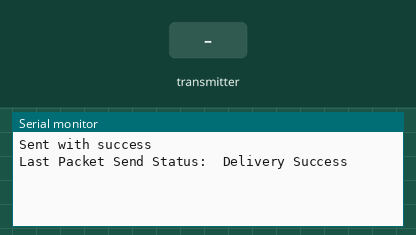
Simulated run of this sketch. Board: ESP32. On the bench: the last lines printed to the serial monitor. The inputs (shaded band) are chosen by the test bench. Random numbers use the default seed unless the sketch sets one.

Above: at 1.2 s.
1.3 s: the transmitter starts sending xpos = 0
At 1.61 s:
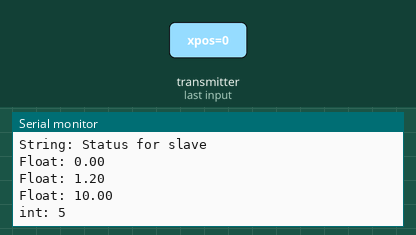
2.8 s: the transmitter starts sending ypos = 25
4.3 s: the transmitter starts sending forhindring = 50
5.8 s: the transmitter starts sending batPct = 0
At 6.61 s:
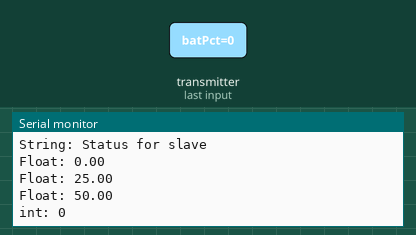
7.3 s: the transmitter starts sending xpos = 100
8.8 s: the transmitter starts sending batPct = 25
At 9.11 s:
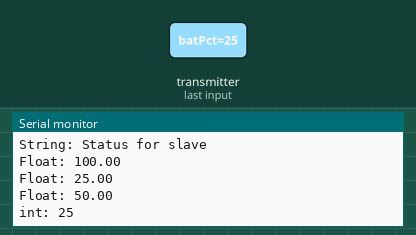
Timing chart, 0 to 11.3 s (numbered marks = the images above; inputs shaded):
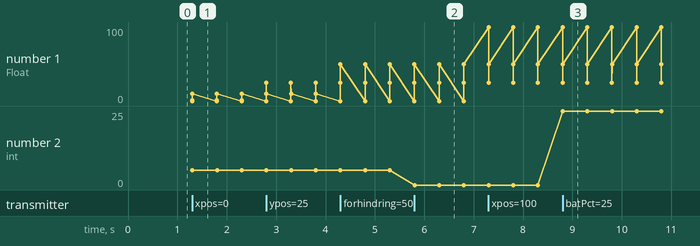

Measured:
- after the input at 1.3 s, the serial monitor: prints a new line at once (image 1)
- after the input at 5.8 s, the serial monitor: prints a new line at once (image 2)
- after the input at 8.8 s, the serial monitor: prints a new line at once (image 3)
- plotted number 1: 10 → 50 after the input at 4.3 s

The sketch:

Masterkommunikation.ino
```cpp
#include <esp_now.h>
#include <WiFi.h>

uint8_t broadcastAddress[] = {0x24, 0x62, 0xAB, 0xD7, 0x5A, 0x28};

typedef struct masterData {
  String cmd;
  float radius;
  float xpos;
  float ypos;

} masterData;


masterData sendData;

typedef struct slaveData {
  String status;
  float xpos;
  float ypos;
  float forhindring;
  int batPct;

} slaveData;

slaveData recvData;


void OnDataSent(const uint8_t *mac_addr, esp_now_send_status_t status) {
  Serial.print("\r\nLast Packet Send Status:\t");
  Serial.println(status == ESP_NOW_SEND_SUCCESS ? "Delivery Success" : "Delivery Fail");
}

void OnDataRecv(const uint8_t * mac, const uint8_t *incomingData, int len) {
  memcpy(&recvData, incomingData, sizeof(recvData));
  Serial.print("Bytes received: ");
  Serial.println(len);
  Serial.print("String: ");
  Serial.println(recvData.status);
  Serial.print("Float: ");
  Serial.println(recvData.xpos);
  Serial.print("Float: ");
  Serial.println(recvData.ypos);
  Serial.print("Float: ");
  Serial.println(recvData.forhindring);
  Serial.print("int: ");
  Serial.println(recvData.batPct);
  Serial.println();
}
void setup () {

  Serial.begin(115200);

  WiFi.mode(WIFI_STA);

  if (esp_now_init() != ESP_OK) {
    Serial.println("Error initializing ESP-NOW");
    return;
  }


  esp_now_register_send_cb(OnDataSent);

  esp_now_peer_info_t peerInfo;
  memcpy(peerInfo.peer_addr, broadcastAddress, 6);
  peerInfo.channel = 0;
  peerInfo.encrypt = false;

  if (esp_now_add_peer(&peerInfo) != ESP_OK) {
    Serial.println("Failed to add peer");
    return;
  }
  esp_now_register_recv_cb(OnDataRecv);
}


void loop () {
  sendData.cmd = "Dette er en kommando";
  sendData.radius = random(1, 100);
  sendData.xpos = 1.2;
  sendData.ypos = 2.1;

  recvData.status = "Status for slave";
  recvData.xpos = 2.1;
  recvData.ypos = 1.2;
  recvData.forhindring = 10;
  recvData.batPct = 5;

  esp_err_t result = esp_now_send(broadcastAddress, (uint8_t *) &sendData, sizeof(sendData));
  if (result == ESP_OK) {
    Serial.println("Sent with success");
  }
  else {
    Serial.println("Error sending the data");
  }
  delay(2000);
}
```
